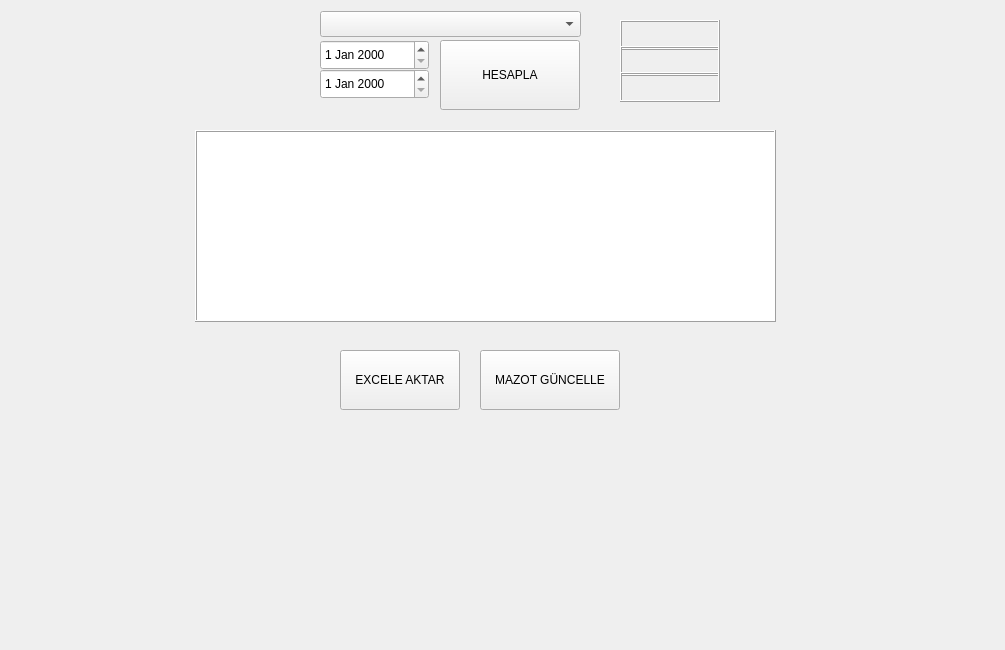
<?xml version="1.0" encoding="UTF-8"?>
<ui version="4.0">
 <class>Form</class>
 <widget class="QWidget" name="Form">
  <property name="geometry">
   <rect>
    <x>0</x>
    <y>0</y>
    <width>1005</width>
    <height>650</height>
   </rect>
  </property>
  <property name="minimumSize">
   <size>
    <width>0</width>
    <height>650</height>
   </size>
  </property>
  <property name="maximumSize">
   <size>
    <width>16777215</width>
    <height>650</height>
   </size>
  </property>
  <property name="windowTitle">
   <string>Form</string>
  </property>
  
  <widget class="QComboBox" name="cmb_musteri_sec">
   <property name="geometry">
    <rect>
     <x>320</x>
     <y>11</y>
     <width>261</width>
     <height>26</height>
    </rect>
   </property>
  </widget>
  <widget class="QDateEdit" name="date_baslangic">
   <property name="geometry">
    <rect>
     <x>320</x>
     <y>40</y>
     <width>109</width>
     <height>30</height>
    </rect>
   </property>
   <property name="minimumSize">
    <size>
     <width>0</width>
     <height>30</height>
    </size>
   </property>
  </widget>
  <widget class="QDateEdit" name="date_bitis">
   <property name="geometry">
    <rect>
     <x>320</x>
     <y>69</y>
     <width>109</width>
     <height>30</height>
    </rect>
   </property>
   <property name="minimumSize">
    <size>
     <width>0</width>
     <height>30</height>
    </size>
   </property>
  </widget>
  <widget class="QPushButton" name="btn_hesapla">
   <property name="geometry">
    <rect>
     <x>440</x>
     <y>40</y>
     <width>140</width>
     <height>70</height>
    </rect>
   </property>
   <property name="minimumSize">
    <size>
     <width>0</width>
     <height>30</height>
    </size>
   </property>
   <property name="text">
    <string>HESAPLA</string>
   </property>
  </widget>
  <widget class="QLabel" name="lbl_toplam_gelir">
   <property name="geometry">
    <rect>
     <x>620</x>
     <y>20</y>
     <width>100</width>
     <height>30</height>
    </rect>
   </property>
   <property name="minimumSize">
    <size>
     <width>100</width>
     <height>30</height>
    </size>
   </property>
   <property name="maximumSize">
    <size>
     <width>110</width>
     <height>30</height>
    </size>
   </property>
   <property name="frameShape">
    <enum>QFrame::Shape::Box</enum>
   </property>
   <property name="frameShadow">
    <enum>QFrame::Shadow::Raised</enum>
   </property>
   <property name="text">
    <string/>
   </property>
  </widget>
  <widget class="QLabel" name="lbl_toplam_gider">
   <property name="geometry">
    <rect>
     <x>620</x>
     <y>46</y>
     <width>100</width>
     <height>30</height>
    </rect>
   </property>
   <property name="minimumSize">
    <size>
     <width>100</width>
     <height>30</height>
    </size>
   </property>
   <property name="maximumSize">
    <size>
     <width>110</width>
     <height>30</height>
    </size>
   </property>
   <property name="frameShape">
    <enum>QFrame::Shape::Box</enum>
   </property>
   <property name="frameShadow">
    <enum>QFrame::Shadow::Raised</enum>
   </property>
   <property name="text">
    <string/>
   </property>
  </widget>
  <widget class="QLabel" name="lbl_net_kar">
   <property name="geometry">
    <rect>
     <x>620</x>
     <y>72</y>
     <width>100</width>
     <height>30</height>
    </rect>
   </property>
   <property name="minimumSize">
    <size>
     <width>100</width>
     <height>30</height>
    </size>
   </property>
   <property name="maximumSize">
    <size>
     <width>110</width>
     <height>30</height>
    </size>
   </property>
   <property name="frameShape">
    <enum>QFrame::Shape::Box</enum>
   </property>
   <property name="frameShadow">
    <enum>QFrame::Shadow::Raised</enum>
   </property>
   <property name="text">
    <string/>
   </property>
  </widget>
  <widget class="QTableWidget" name="tbl_hakedis">
   <property name="geometry">
    <rect>
     <x>195</x>
     <y>130</y>
     <width>581</width>
     <height>192</height>
    </rect>
   </property>
   <property name="frameShape">
    <enum>QFrame::Shape::Box</enum>
   </property>
   <property name="frameShadow">
    <enum>QFrame::Shadow::Raised</enum>
   </property>
  </widget>
  <widget class="QPushButton" name="btn_excel_aktar">
   <property name="geometry">
    <rect>
     <x>340</x>
     <y>350</y>
     <width>120</width>
     <height>60</height>
    </rect>
   </property>
   <property name="text">
    <string>EXCELE AKTAR</string>
   </property>
  </widget>
  <widget class="QPushButton" name="btn_mazot_guncelle">
   <property name="geometry">
    <rect>
     <x>480</x>
     <y>350</y>
     <width>140</width>
     <height>60</height>
    </rect>
   </property>
   <property name="text">
    <string>MAZOT GÜNCELLE</string>
   </property>
  </widget>
 </widget>
 <resources/>
 <connections/>
</ui>
